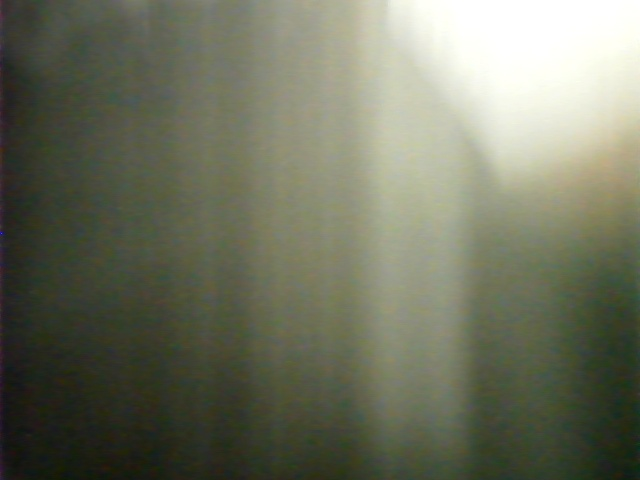
#> input picture nidar_agri_gcs/detections/001.jpg, 640 x 480 px
$ python -i scan_receiver.py   (imports and definitions only)
#> lines starting #> are read from the running program, lines starting #| are printed output that depends on the picture; after the words box and inside, x2 and y2 are one past the last pixel; in counts of white or black regions, pixels touching at a corner belong together
#> further down, picture is the input picture: shape (480, 640, 3); mean B, G, R 96, 114.7, 111.4
import cv2
import numpy as np
import time
import json
import os
import threading
from datetime import datetime
from pymavlink import mavutil

DETECTION_DIR = "detections"
SCAN_RESULTS_FILE = "scan_results.json"
# [1 line not run here, left out]

class Scanner:
    def __init__(self, connection_string='udp:127.0.0.1:14551'):
#> called with connection_string = 'udp:127.0.0.1:14551'
        self.running = False
        self.cap = None
        self.master = None
        self.current_frame = None
        self.display_frame = None
        self.frame_id = 0
        self.detection_id = 1

        self.connection_string = connection_string

        self.scan_data = {
            "mission_id": "AGRI_MISSION_001",
            "scan_drone": {
                "vehicle_id": "SCAN_DRONE_01",
                "mission_time": datetime.utcnow().isoformat() + "Z",
                "detections": []
            }
        }
        self.scan_data_lock = threading.Lock()
        self.mavlink_connected = False
        self.last_heartbeat = 0

        # Initial GPS state to prevent AttributeError before first update
        self.latitude = 0.0
        self.longitude = 0.0
        self.altitude_rel = 0.0
        self.gps_fix_type = 0
        self.gps_satellites = 0

        # HSV Thresholds (Default Yellow)
        self.hsv_min = np.array([20, 80, 80])
        self.hsv_max = np.array([35, 255, 255])

        # Determine next ID based on existing files/json?
        # For simplicity, we restart or append.
        # Ideally we load existing scan_results.
        if os.path.exists(SCAN_RESULTS_FILE):
             try:
                with open(SCAN_RESULTS_FILE, 'r') as f:
#> (reads nidar_agri_gcs/scan_results.json from the repository)
                    data = json.load(f)
                    self.scan_data = data
                    # Update ID to max + 1
                    dets = data.get("scan_drone", {}).get("detections", [])
                    if dets:
                        # try to parse ID 'PLANT_XXX'
                        try:
                           ids = [int(d['id'].split('_')[1]) for d in dets if 'PLANT_' in d['id']]
                           if ids:
                               self.detection_id = max(ids) + 1
                        except:
                           pass
             except:
                 pass

    # [31 lines left out: function clear_data, not called in this run]

    def set_connection_string(self, conn_str):
        self.connection_string = conn_str
        # Logic to reconnect could go here if we want dynamic switching

    # [64 lines left out: functions connect_mavlink, get_gps, not called in this run]

    def detect_yellow(self, frame):
        hsv = cv2.cvtColor(frame, cv2.COLOR_BGR2HSV)
#> hsv: shape (480, 640, 3); mean H, S, V 36.9, 53.2, 115.3

        # Use dynamic thresholds
        mask = cv2.inRange(hsv, self.hsv_min, self.hsv_max)
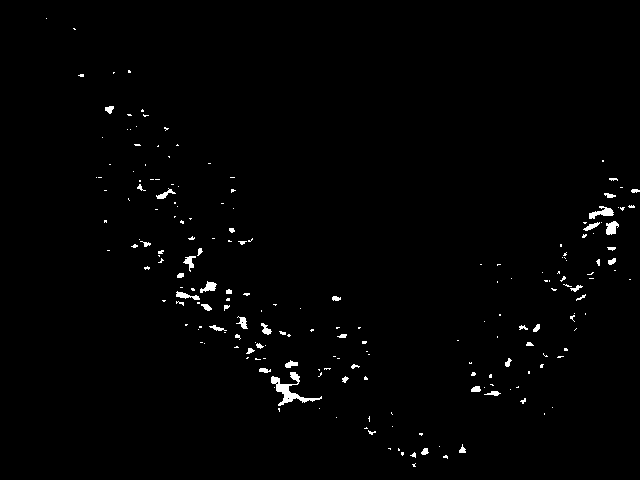
#> mask: shape (480, 640); 1.1% white; 203 white regions (159 under 20 px), largest, box (x1, y1, x2, y2) and area: (271, 372, 322, 406) 467, (589, 206, 614, 219) 161, (606, 221, 619, 235) 128

        yellow_pixels = cv2.countNonZero(mask)
#> yellow_pixels = 3436
        total_pixels = frame.shape[0] * frame.shape[1]
#> total_pixels = 307200
        confidence = yellow_pixels / total_pixels
#> confidence = 0.0112
        detected = confidence > 0.01
#> detected = True
        return detected, confidence, mask

    # [129 lines left out: functions start, stop, _run_loop, not called in this run]

# Scanner module for AGROS Ground Control System.
# Import and use Scanner class.

>>> import cv2
>>> picture = cv2.imread('detections/001.jpg')
>>> result = Scanner().detect_yellow(picture)
